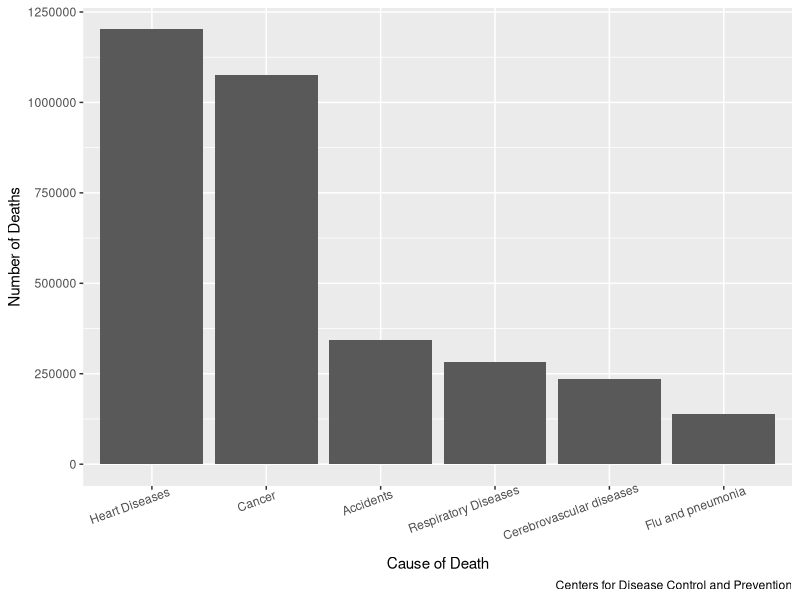

This figure's R source:
## ---- chunk 1
knitr::opts_chunk$set(echo = TRUE)
library(readxl)
library(tidyverse)
library(ggthemes)
## ---- chunk 2
data<-read_xlsx(path = "MTFCdata.xlsx")
#import data
## ---- chunk 3
filtered<-data|>
  mutate(`Cause of Death`= ifelse(`Cause of Death` ==
                                    "Diseases of heart (I00-I09,I11,I13,I20-I51)", "Heart Diseases", `Cause of Death`))|>
  mutate(`Cause of Death`= ifelse(`Cause of Death` ==
                                    "Malignant neoplasms (C00-C97)", "Cancer", `Cause of Death`))|>
  mutate(`Cause of Death`= ifelse(`Cause of Death` ==
                                    "Accidents (unintentional injuries) (V01-X59,Y85-Y86)", "Accidents", `Cause of Death`))|>
  mutate(`Cause of Death`= ifelse(`Cause of Death` ==
                                    "Chronic lower respiratory diseases (J40-J47)", "Respiratory Diseases", `Cause of Death`))|>
  mutate(`Cause of Death`= ifelse(`Cause of Death` ==
                                    "Cerebrovascular diseases (I60-I69)", "Cerebrovascular diseases", `Cause of Death`))|>
  mutate(`Cause of Death`= ifelse(`Cause of Death` ==
                                    "Influenza and pneumonia (J09-J18)", "Flu and pneumonia", `Cause of Death`))|>
  filter(Year == 2016)|>
  group_by(`Cause of Death`)|>
  summarize(Sum_deaths = sum(Deaths))|>
  arrange(desc(Sum_deaths))

CoD<-head(filtered)

## ---- chunk 4
CoD|>
  ggplot(aes(x = reorder(`Cause of Death`, - Sum_deaths), y = Sum_deaths)) +
  geom_bar(stat = "identity")+
  theme(axis.text.x = element_text(angle = 20, vjust = 1, hjust=0.8)) +
  labs(y = "Number of Deaths",
       x = "Cause of Death",
       caption = "Centers for Disease Control and Prevention")
